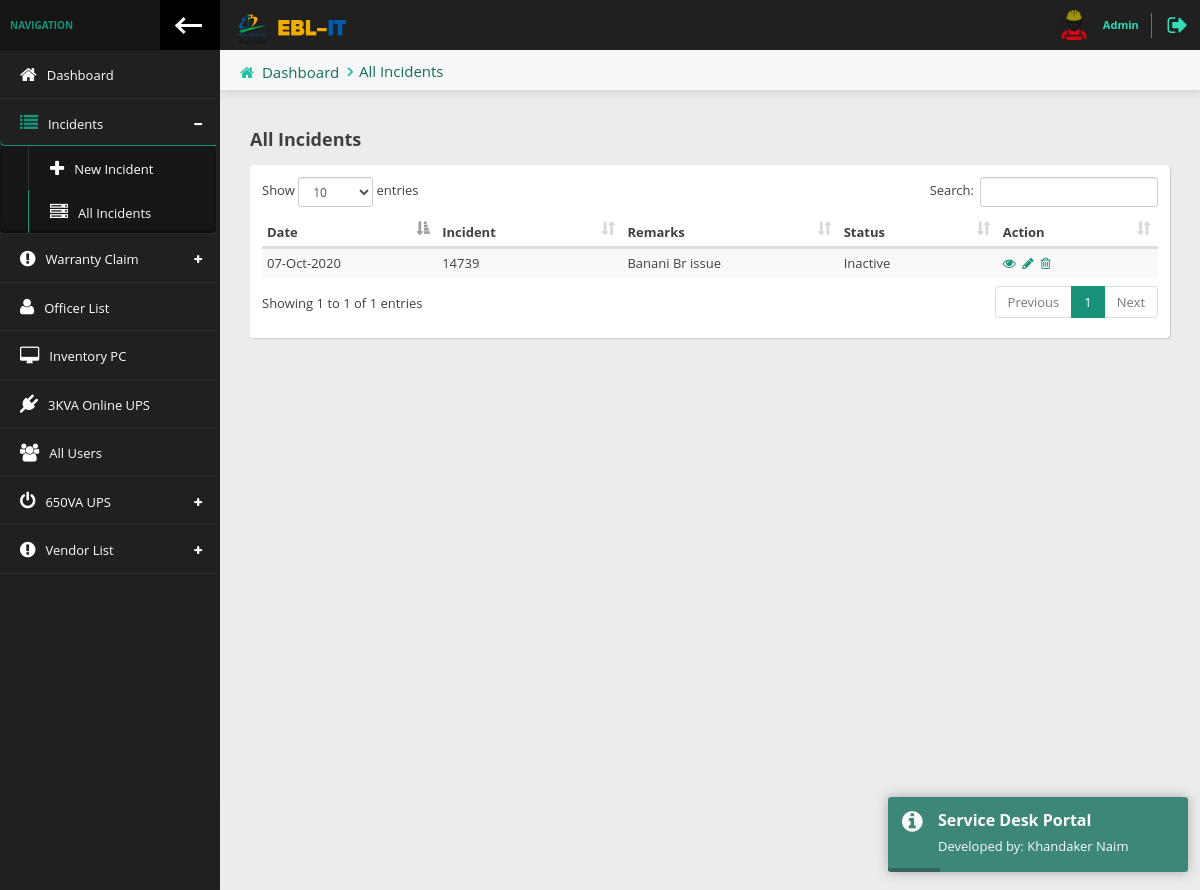
Before: /wp-admin/all-incidents.php (signed in) with the older database file.
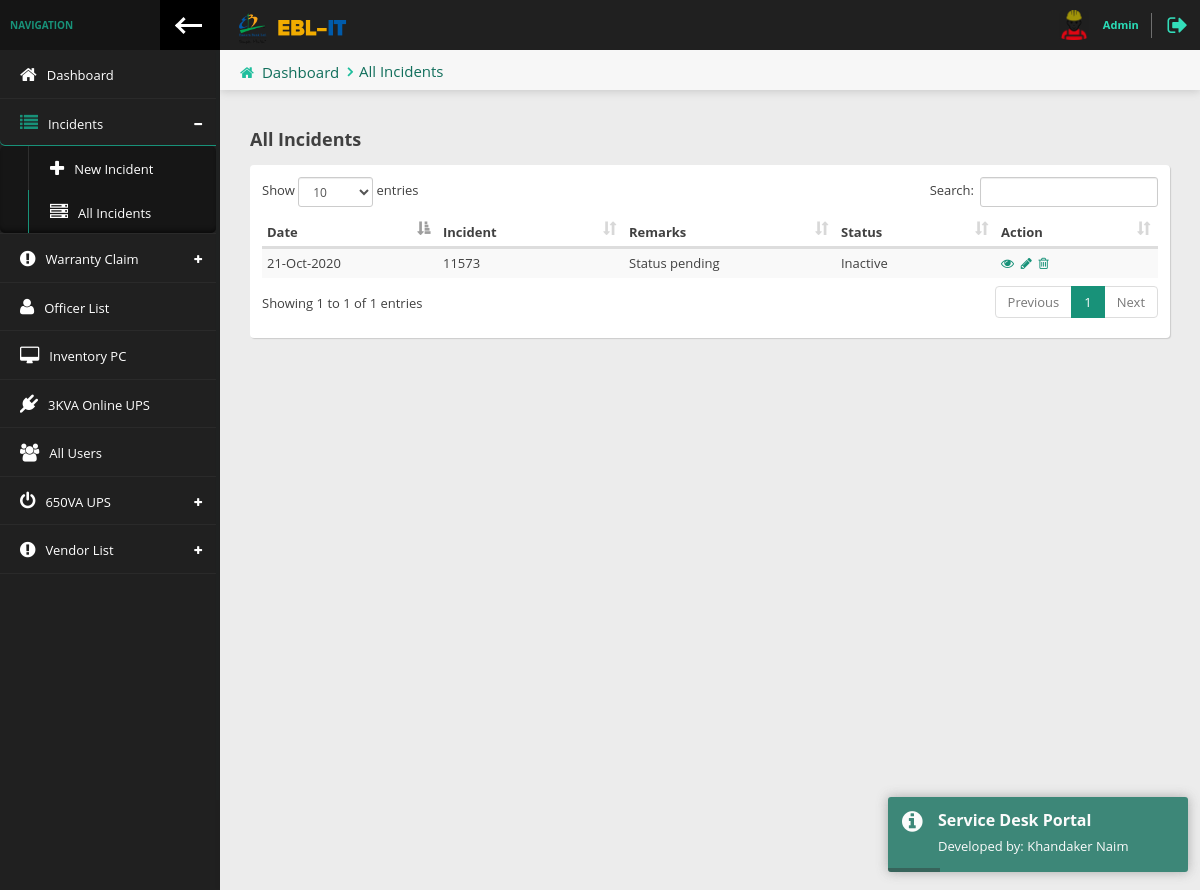
After: the same page with the newer database file.
### tables this page shows
CREATE TABLE `testing` (
  `Ref_ID` int(20) NOT NULL,
  `Date` date NOT NULL,
  `Incident` varchar(15) NOT NULL,
  `Remarks` varchar(30) NOT NULL,
  `Status` tinyint(1) NOT NULL,
  `Date_Time` timestamp NOT NULL DEFAULT current_timestamp()
);

### wp-admin/all-incidents.php (the view, shortened to what this page needs)
<?php require_once 'header.php'; ?>
    <div class="content-header">
        <div class="leftside-content-header">
            <ul class="breadcrumbs">
                <li><i class="fa fa-home" aria-hidden="true"></i><a href="index.php">Dashboard</a></li>
                <li><a href="javascript:avoid(0)">All Incidents</a></li>
            </ul>
        </div>
    </div>
    <div class="row animated fadeInUp">
        <div class="col-sm-12">
            <h4 class="section-subtitle"><b>All Incidents</b></h4>
            <div class="panel">
                <div class="panel-content">
                    <div class="table-responsive">
                        <table id="basic-table" class="data-table table table-striped nowrap table-hover" cellspacing="0" width="100%">
                            <thead>
                            <tr>
                                <th>Date</th>
                                <th>Incident</th>
                                <th>Remarks</th>
                                <th>Status</th>
                                <th>Action</th>
                            </tr>
                            </thead>
                            <tbody>
                            <?php
                            $result = mysqli_query($con, "SELECT * FROM testing");
                            while ($row = mysqli_fetch_assoc($result)){
                                ?>
                                <tr>
                                    <td><?= date('d-M-Y', strtotime($row['Date'])) ?></td>
                                    <td><?= $row['Incident'] ?></td>
                                    <td><?= $row['Remarks'] ?></td>
                                    <td><?= $row['Status'] == 1 ? 'Active' : 'Inactive' ?></td>
                                    <td>
                                        <a href="javascript:avoid(0)" data-toggle="modal" data-target="#Ref_ID-<?= $row['Ref_ID'] ?>"<i class="fa fa-eye"></i>&nbsp;</a>
                                        <a href="" data-toggle="modal" data-target="#Incident_Update-<?= $row['Ref_ID'] ?>"><i class="fa fa-pencil" data-toggle="tooltip" title="Edit"></i>&nbsp;</a>
                                        <a href="delete.php?DeleteIncident=<?= base64_encode($row ['Ref_ID']) ?>" onclick="return confirm('Are you sure to delete this item?')"><i class="fa fa-trash-o" data-toggle="tooltip" title="Delete"></i>&nbsp;</a>
                                    </td>
                                </tr>
                                    <?php
                            }
                            ?>
                            </tbody>
                        </table>
                    </div>
                </div>
            </div>
        </div>
    </div>
<?php require_once 'footer.php'; ?>

Changed rows visible on the page:
removed testing: Date "07-Oct-2020", Incident "14739", Remarks "Banani Br issue", Status "Inactive"
added testing: Date "21-Oct-2020", Incident "11573", Remarks "Status pending", Status "Inactive"
